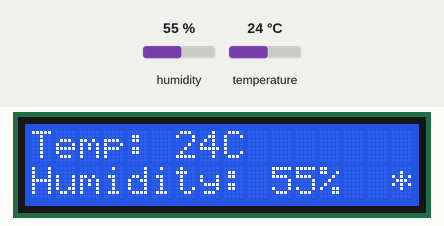
The sketch below on a simulated Arduino Uno, built with avr-gcc and run on an emulated ATmega328P. Shown: 16×2 character LCD. The test bench sets the inputs (shaded band); at power-on: temperature 24 °C, humidity 55 %.

Above: at 1.09 s.
1.3 s: temperature set to 0 °C
At 2.17 s:
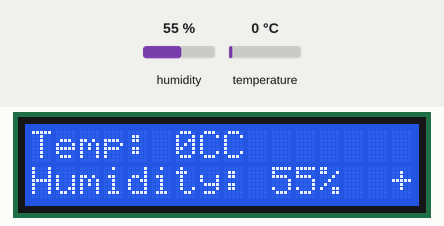
4.0 s: humidity set to 22 %
At 4.2 s:
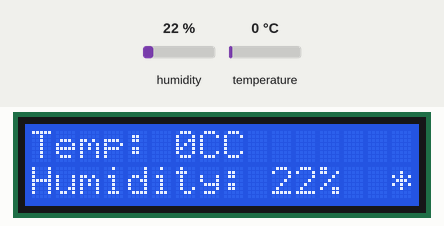
6.7 s: humidity set to 40 %
At 8.26 s:
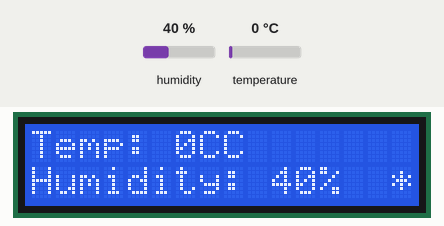
9.7 s: temperature set to 12 °C
At 10.29 s:
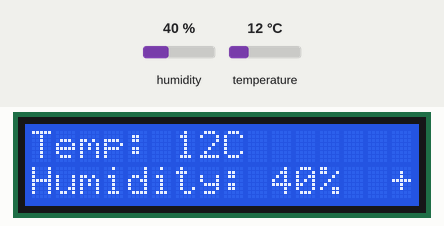

The sketch:

dht_with_lcd_webserver_example.ino
```cpp
// DHT code from:
// Example testing sketch for various DHT humidity/temperature sensors
// Written by ladyada, public domain

#include "DHT.h"

#define DHTPIN 2     // what pin we're connected to

// Uncomment whatever type you're using!
#define DHTTYPE DHT11   // DHT 11
// #define DHTTYPE DHT22   // DHT 22  (AM2302)
//#define DHTTYPE DHT21   // DHT 21 (AM2301)
DHT dht(DHTPIN, DHTTYPE);

// LCD
// LCD RS=3, EN=4, DS4=5, DS5=6, DS6=7, DS7=8
#include <LiquidCrystal.h>
LiquidCrystal lcd( 3, 4, 5, 6, 7, 8);

// EtherCard code from the RBBB Example
// This is a demo of the RBBB running as webserver with the Ether Card
// 2010-05-28 <jc@wippler.nl> http://opensource.org/licenses/mit-license.php

#include <EtherCard.h>

// ethernet interface mac address, must be unique on the LAN
static byte mymac[] = { 0x74,0x69,0x69,0x2D,0x30,0x31 };
static byte myip[] = { 192,168,51,177 };
static byte gwip[] = { 192,168,51,1 };
byte Ethernet::buffer[500];
BufferFiller bfill;

// Global Variables Defined
// This is so we can see them in all functions
// t is the temperature, h is the humidity
// Timer is used to reduce the frequency of reading the DHT11 - I found reading it every loop
// caused timing issues with the Ethernet.
// The Animation loop is to provide some bling to the LCD diaplay

int t=0;
int h=0;
int Timer= 0;
int Animation = 0;

// Setup - bring Ethernet, LCD and DHT11 live
void setup () {
  if (ether.begin(sizeof Ethernet::buffer, mymac, 10) == 0)
    Serial.println( "Failed to access Ethernet controller");
  ether.staticSetup(myip, gwip);
  lcd.begin(16,2);
  dht.begin();
}

//  Here we get values from the DHT11
static void ReadDHT11()
{
  h = dht.readHumidity();
  t = dht.readTemperature();
}

//  Here we build a web page and pass the t and h values into it
static word homePage() {
  //ReadDHT11();

  bfill = ether.tcpOffset();
  bfill.emit_p(PSTR(
  "HTTP/1.0 200 OK\r\n"
    "Content-Type: text/html\r\n"
    "Pragma: no-cache\r\n"
    "\r\n"
    "<meta http-equiv='refresh' content='30'/>"
    "<title>Temp server</title>"
    "<h1>Temp: $D C <br>Humidity: $D %</h1>"),
  t, h);
  return bfill.position();
}

// The main loop
//  We add to the timer and read the DHT11 values when Timer == 1, otherwise we loop without reading it
// Once the Timer value == to 1100 we zero it and start the count again.  This way the sensors are only
// read once every 1100 loops.  Every time we go through the loop we listen for a request on the Ethernet
//  If we see one we send the webpage.  We also add an animation on the LCD so we know the loop is working.

void loop () {

  Timer  = Timer+1;
  if(Timer==1)
  {
    ReadDHT11();
    // set the cursor to (0,0):
    lcd.setCursor(0, 0);
    // print from 0 to 9:

    lcd.print("Temp: ");
    lcd.print(t);
    lcd.print("C");
    // set the cursor to (16,1):
    lcd.setCursor(0,1);
    lcd.print("Humidity: ");
    lcd.print(h);
    lcd.print("%");

    if(Animation==0)
    {
      lcd.print("  *");
    }
    if(Animation==1)
    {
      lcd.print("  +");
    }
    Animation = Animation + 1;
    if(Animation==2)
    {
      Animation=0;
    }
  }
  if(Timer==1100)
  {
    Timer=0;
  }

  word len = ether.packetReceive();
  word pos = ether.packetLoop(len);

  if (pos)  // check if valid tcp data is received
  {
    ReadDHT11();
    ether.httpServerReply(homePage()); // send web page data
  }
}
```

Measured:
- after the input at 1.3 s, the display: first differs from a run without the input after 0.82 s (image 1)
- after the input at 4.0 s, the display: first differs from a run without the input after 0.15 s (image 2)
- after the input at 6.7 s, the display: first differs from a run without the input after 1.5 s (image 3)
- after the input at 9.7 s, the display: first differs from a run without the input after 0.53 s (image 4)
